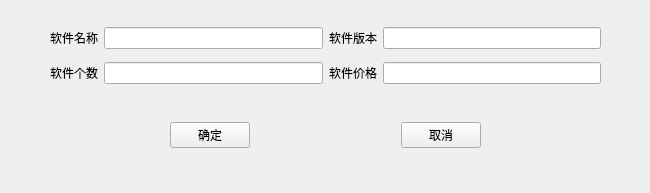
<?xml version="1.0" encoding="UTF-8"?>
<ui version="4.0">
 <class>Addwindow</class>
 <widget class="QWidget" name="Addwindow">
  <property name="geometry">
   <rect>
    <x>0</x>
    <y>0</y>
    <width>650</width>
    <height>193</height>
   </rect>
  </property>
  <property name="windowTitle">
   <string>Form</string>
  </property>
  <widget class="QWidget" name="">
   <property name="geometry">
    <rect>
     <x>50</x>
     <y>20</y>
     <width>551</width>
     <height>71</height>
    </rect>
   </property>
   <layout class="QGridLayout" name="gridLayout">
    <item row="0" column="0">
     <layout class="QHBoxLayout" name="horizontalLayout_2">
      <item>
       <widget class="QLabel" name="label">
        <property name="text">
         <string>软件名称</string>
        </property>
       </widget>
      </item>
      <item>
       <widget class="QLineEdit" name="lineEdit"/>
      </item>
     </layout>
    </item>
    <item row="0" column="1">
     <layout class="QHBoxLayout" name="horizontalLayout">
      <item>
       <widget class="QLabel" name="label_2">
        <property name="text">
         <string>软件版本</string>
        </property>
       </widget>
      </item>
      <item>
       <widget class="QLineEdit" name="lineEdit_2"/>
      </item>
     </layout>
    </item>
    <item row="1" column="0">
     <layout class="QHBoxLayout" name="horizontalLayout_3">
      <item>
       <widget class="QLabel" name="label_3">
        <property name="text">
         <string>软件个数</string>
        </property>
       </widget>
      </item>
      <item>
       <widget class="QLineEdit" name="lineEdit_3"/>
      </item>
     </layout>
    </item>
    <item row="1" column="1">
     <layout class="QHBoxLayout" name="horizontalLayout_4">
      <item>
       <widget class="QLabel" name="label_4">
        <property name="text">
         <string>软件价格</string>
        </property>
       </widget>
      </item>
      <item>
       <widget class="QLineEdit" name="lineEdit_4"/>
      </item>
     </layout>
    </item>
   </layout>
  </widget>
  <widget class="QWidget" name="">
   <property name="geometry">
    <rect>
     <x>170</x>
     <y>120</y>
     <width>311</width>
     <height>30</height>
    </rect>
   </property>
   <layout class="QHBoxLayout" name="horizontalLayout_5">
    <item>
     <widget class="QPushButton" name="pushButton">
      <property name="text">
       <string>确定</string>
      </property>
     </widget>
    </item>
    <item>
     <spacer name="horizontalSpacer">
      <property name="orientation">
       <enum>Qt::Horizontal</enum>
      </property>
      <property name="sizeHint" stdset="0">
       <size>
        <width>40</width>
        <height>20</height>
       </size>
      </property>
     </spacer>
    </item>
    <item>
     <widget class="QPushButton" name="pushButton_2">
      <property name="text">
       <string>取消</string>
      </property>
     </widget>
    </item>
   </layout>
  </widget>
 </widget>
 <resources/>
 <connections/>
</ui>
